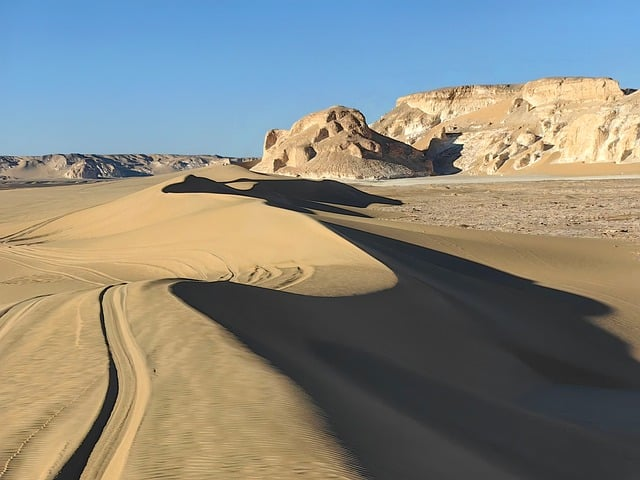
#> input picture images/view.jpg, 640 x 480 px
$ python 11_transformations.py
#> lines starting #> are read from the running program, lines starting #| are printed output that depends on the picture
import cv2 as cv
import numpy as np

# Read the image from the file path
# 'images/view.jpg' is the file location
img = cv.imread('images/view.jpg')
#> img is the input picture: shape (480, 640, 3); mean B, G, R 125.8, 134.7, 134.5

# Show the original image in a window titled "Desert"
cv.imshow('Desert', img)

# ---------------- Translation (Moving the Image) ---------------- #
def translate(img, x, y):
    """
    Move the image horizontally (x) and vertically (y).
    Positive x → move right, negative x → move left.
    Positive y → move down, negative y → move up.
    """
#> called with x = -100, y = 100

    # Create the translation matrix:
    # 1 and 0 keep the image scale same, x and y shift it
    transMat = np.float32([[1, 0, x], [0, 1, y]])

    # Dimensions of the final image (width, height)
    dimensions = (img.shape[1], img.shape[0])
#> dimensions = (640, 480)

    # Apply the shift (warpAffine moves the image)
    return cv.warpAffine(img, transMat, dimensions)
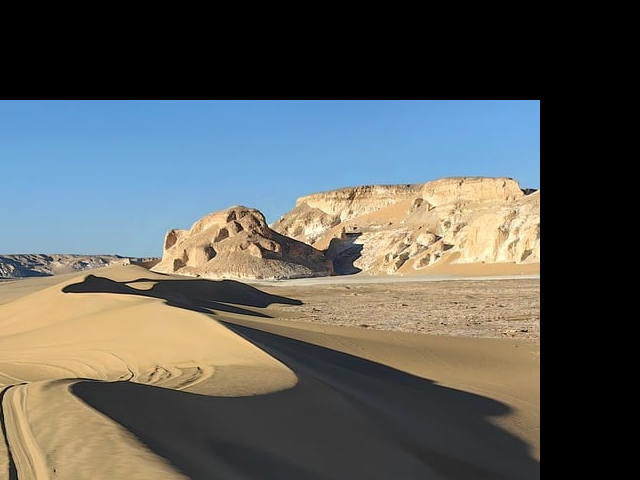
#> returned value: shape (480, 640, 3); mean of channels 0, 1, 2 89.8, 93.3, 91.1; drawn as B, G, R

# Move the image 100 pixels left and 100 pixels down
translated = translate(img, -100, 100)
cv.imshow('Translated', translated)

# ---------------- Rotation (Turning the Image) ---------------- #
def rotate(img, angle, rotPoint=None):
    """
    Rotate the image by a given angle.
    Positive angle → counterclockwise rotation.
    Negative angle → clockwise rotation.
    """
#> called with angle = -45

    # Get the height and width of the image
    (height, width) = img.shape[:2]
#> height = 480; width = 640

    # If no rotation point is given, use the center of the image
    if rotPoint is None:
        rotPoint = (width // 2, height // 2)
#> rotPoint = (320, 240)

    # Create the rotation matrix:
    # rotPoint = center of rotation
    # angle = how much to rotate
    # 1.0 = scale (no zoom in or out)
    rotMat = cv.getRotationMatrix2D(rotPoint, angle, 1.0)

    # Final image size after rotation
    dimensions = (width, height)
#> dimensions = (640, 480)

    # Apply the rotation
    return cv.warpAffine(img, rotMat, dimensions)
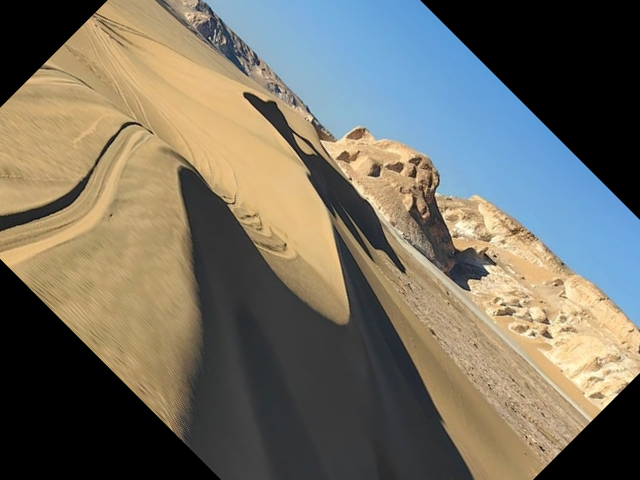
#> returned value: shape (480, 640, 3); mean of channels 0, 1, 2 98.6, 110.8, 115; drawn as B, G, R

# Rotate the image 45 degrees clockwise
rotated = rotate(img, -45)
cv.imshow('Rotated', rotated)

# Rotate the already rotated image another 90 degrees clockwise
rotated_rotated = rotate(rotated, -90)
#> call 2 of rotate, with angle = -90
#> in rotate (call 2), `return cv.warpAffine(img, rotMat, dimensions)`:
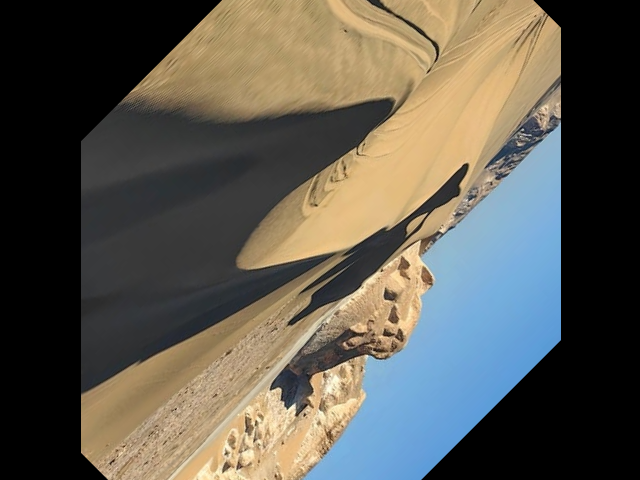
#> returned value: shape (480, 640, 3); mean of channels 0, 1, 2 80.9, 90.4, 93.6; drawn as B, G, R
cv.imshow('Rotated Rotated', rotated_rotated)

# ---------------- Resizing (Changing Image Size) ---------------- #
# Resize the image to 500x500 pixels
# INTER_CUBIC = better quality for enlarging images
resized = cv.resize(img, (500, 500), interpolation=cv.INTER_CUBIC)
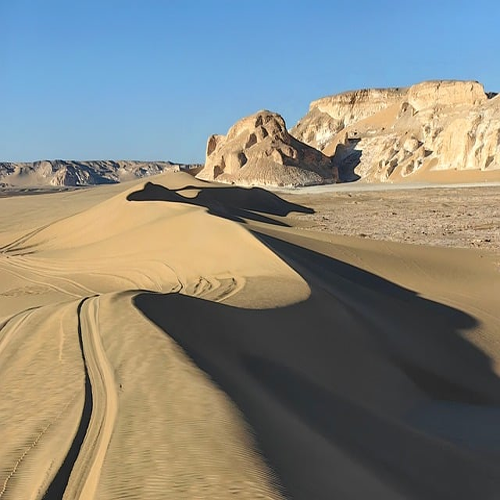
#> resized: shape (500, 500, 3); mean B, G, R 125.8, 134.7, 134.5
cv.imshow('Resized', resized)

# ---------------- Flipping (Mirroring the Image) ---------------- #
# flipCode:
#  0  → flip vertically (upside down)
#  1  → flip horizontally (mirror left-right)
# -1  → flip both vertically and horizontally
flip = cv.flip(img, -1)
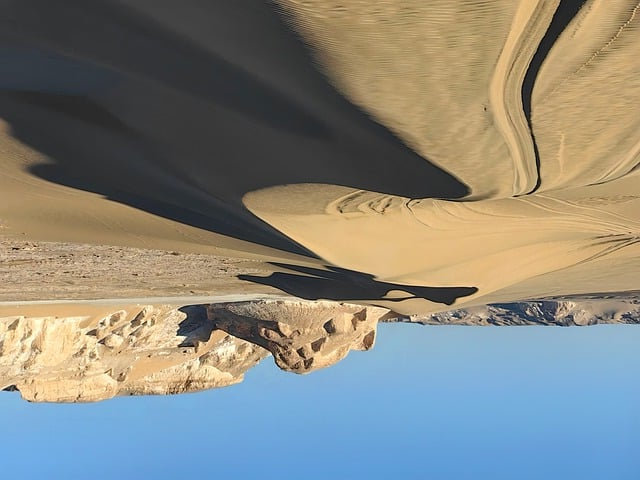
#> flip: shape (480, 640, 3); mean B, G, R 125.8, 134.7, 134.5
cv.imshow('Flip', flip)

# ---------------- Cropping (Cutting Out Part of the Image) ---------------- #
# Keep only the part of the image from y=200 to y=400
# and from x=300 to x=400 (this is like cutting a rectangle out)
cropped = img[200:400, 300:400]
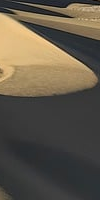
#> cropped: shape (200, 100, 3); mean B, G, R 72.8, 87, 95.6
cv.imshow('Cropped', cropped)

# Wait for a key press before closing all windows
cv.waitKey(0)

$ run again, with images/cat.jpg copied over images/view.jpg
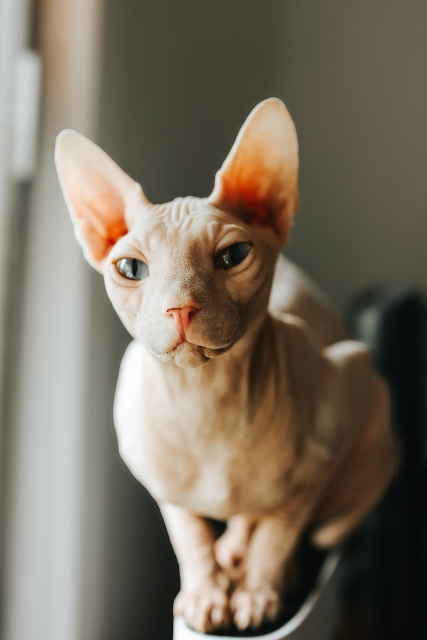
#> input picture images/cat.jpg, 853 x 1280 px (shown at 1/2 size)
#> img is the input picture: shape (1280, 853, 3); mean B, G, R 95.6, 110.6, 120.5
#> `flip = cv.flip(img, -1)`:
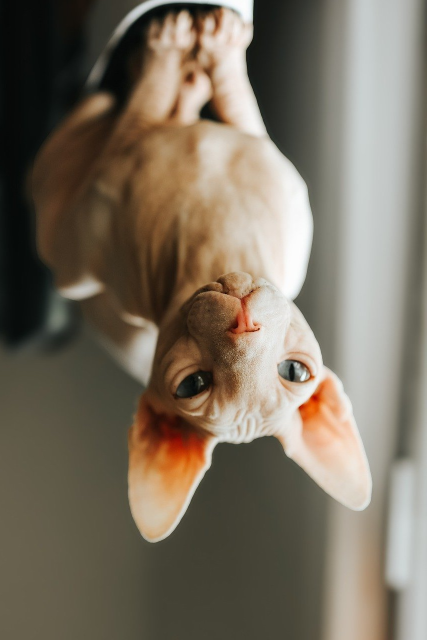
#> flip: shape (1280, 853, 3) (shown at 1/2 size); mean B, G, R 95.6, 110.6, 120.5
#> `cropped = img[200:400, 300:400]`:
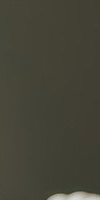
#> cropped: shape (200, 100, 3); mean B, G, R 55.7, 68.1, 69.2
